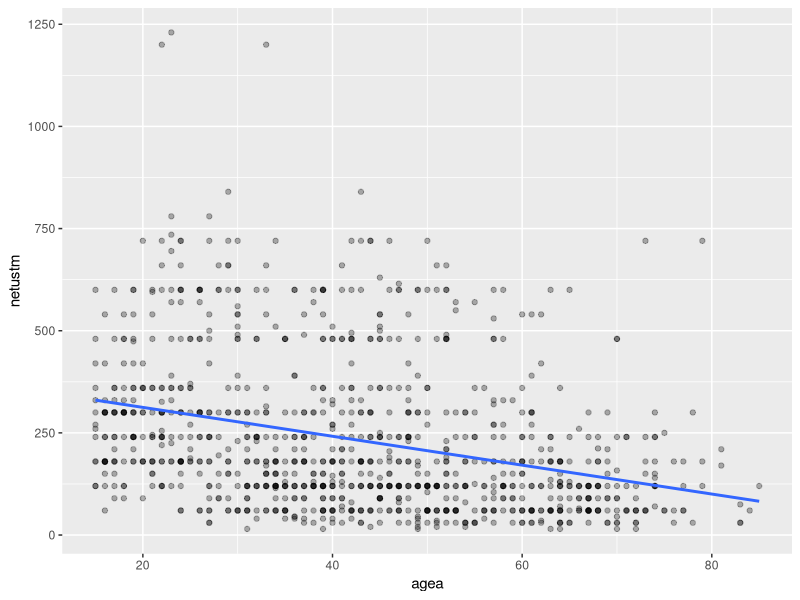

The R script that drew this image:
## ---- chunk 1
library(haven)
library(ggplot2)
ess <- read_sav("ess_polska.sav")
net <- ess[ess$essround == 11 & !is.na(ess$netustm) & !is.na(ess$agea), ]
## ---- chunk 2
nrow(net)
## ---- chunk 3
grupy <- data.frame(Wiek = c("do 40 lat", "40 lat i więcej"),
  Minuty = c(mean(net$netustm[net$agea < 40]), mean(net$netustm[net$agea >= 40])))
knitr::kable(grupy, digits = 0)
## ---- chunk 4
ggplot(net, aes(x = agea, y = netustm)) +
  geom_point(alpha = 0.3) +
  geom_smooth(method = "lm", se = FALSE)
